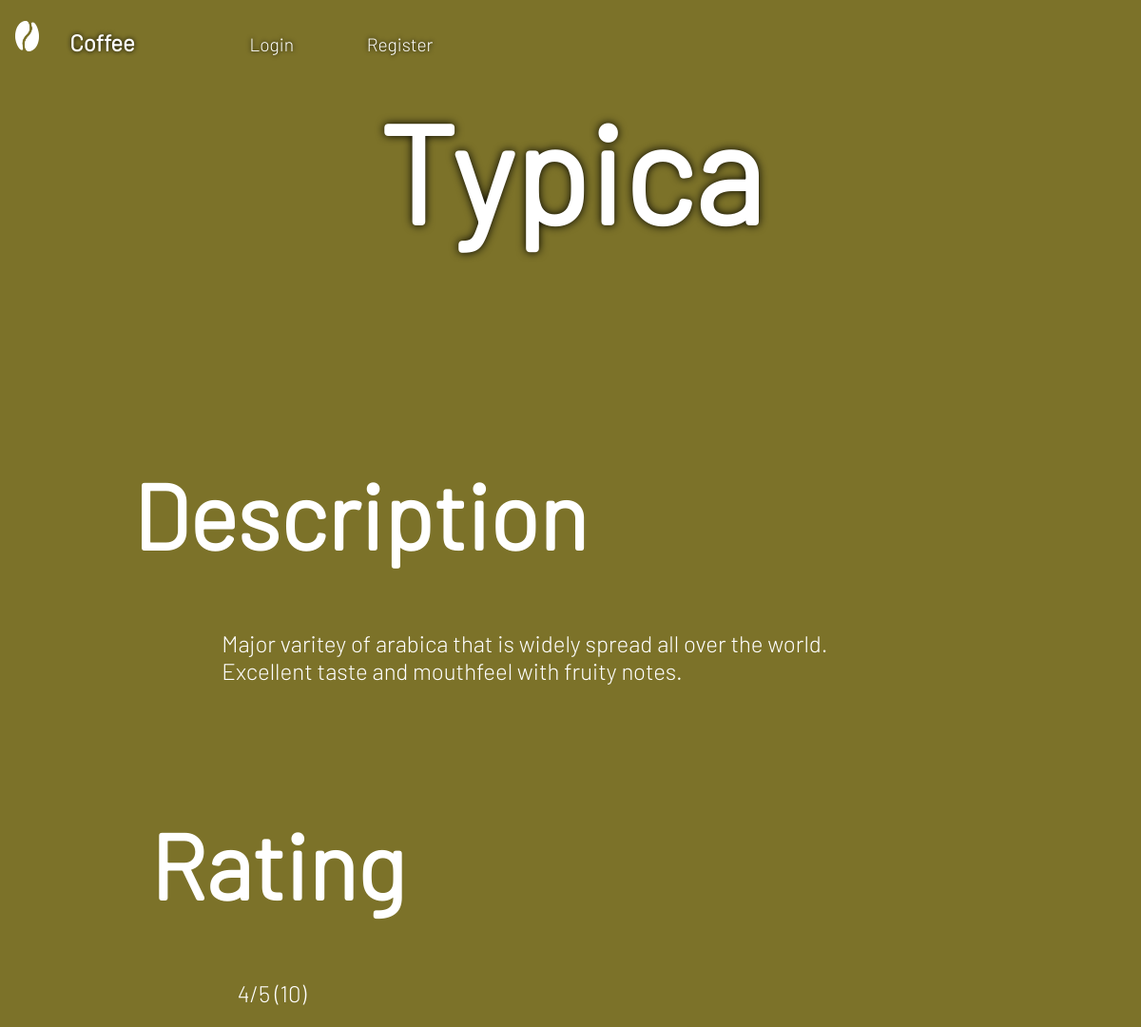
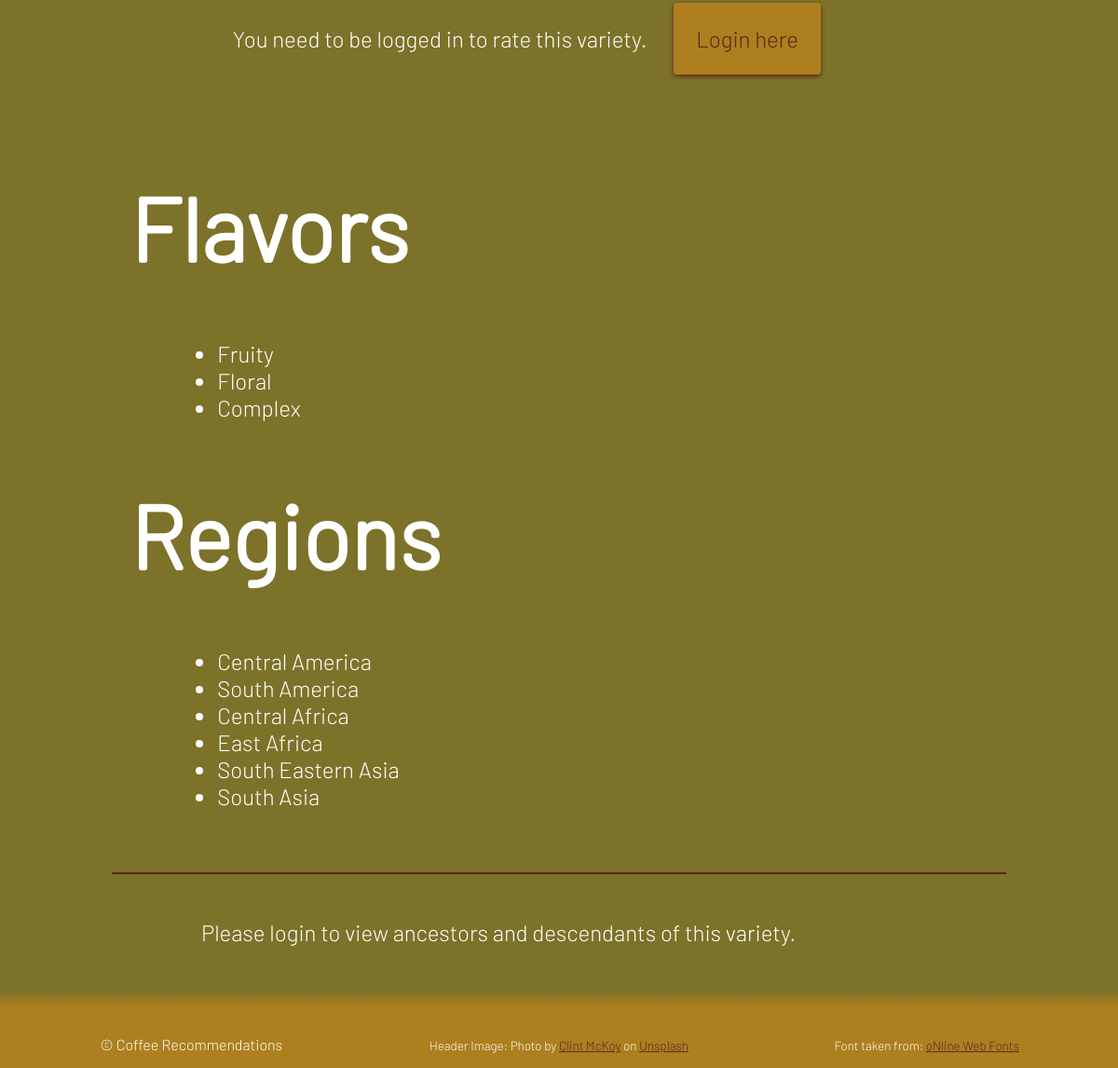
Page /variety/5 on the committed database (2 pictures, top to bottom).
### tables this page shows
CREATE TABLE varieties
(
    var_id INTEGER PRIMARY KEY AUTOINCREMENT,
    name TEXT NOT NULL,
    rating DECIMAL,
    num_of_ratings INTEGER,
    description TEXT,
    sweetness DECIMAL,
    body DECIMAL,
    flavor DECIMAL
);

CREATE TABLE flavors
(
    var_id INTEGER,
    flavor TEXT NOT NULL
);

CREATE TABLE regions
(
    var_id INTEGER,
    region TEXT NOT NULL
);

### app.py (the view, shortened to what this page needs)
@app.route("/variety/<int:var_id>", methods=["POST", "GET"])
def variety(var_id):
    form = RateVarietyForm()
    variety_obj = create_variety(get_variety_dict(var_id))
    ancestors = []
    descendants = []
    voted = False
    if request.cookies.get(str(var_id)) == g.user:
        voted=True
    response = make_response(render_template('variety.html', variety=variety_obj, form=form, ancestors=ancestors, found_ancestors=len(ancestors), descendants=descendants, found_descendants=len(descendants), voted=voted))
    return response

### actors.py (called while the page is built)
    def attributes(self):
        return vars(self)

    def get_regions(self):
        db = get_db()
        regions_dicts = db.execute("""SELECT region FROM  regions
        WHERE var_id = ?;""", (self.var_id,)).fetchall()
        close_db()
        regions = [region['region'] for region in regions_dicts]
        self.regions = regions
        return regions

    def get_flavors(self):
        db = get_db()
        flavors_dicts = db.execute("""SELECT flavor FROM flavors
        WHERE var_id = ?;""", (self.var_id,)).fetchall()
        close_db()
        flavors = [flavor['flavor'] for flavor in flavors_dicts]
        self.flavors = flavors
        return flavors

### app.py (called while the page is built)
@app.before_request
def logged_in_user():
    g.user = session.get("user_id", None)
    g.type = session.get("user_type", None)

### database.py (called while the page is built)
def get_db():
    if "db" not in g:
        g.db = sqlite3.connect(DATABASE,
        detect_types=sqlite3.PARSE_DECLTYPES)
        g.db.row_factory = sqlite3.Row
    return g.db

### sql_funcs.py (called while the page is built)
def get_variety_dict(var_id, name=None):
    db = get_db()
    if name:
        var_dict = db.execute(
            """SELECT * FROM varieties WHERE name = ?; """, (name,)).fetchone()
    else:
        var_dict = db.execute(
            """SELECT * FROM varieties WHERE var_id = ?; """, (var_id,)).fetchone()
    close_db()
    return var_dict

def create_variety(var_dict):
    variety_obj = variety_class(var_dict['var_id'], var_dict['name'], var_dict['rating'], var_dict['num_of_ratings'],
                                var_dict['description'], var_dict['sweetness'], var_dict['body'], var_dict['flavor'])
    return variety_obj

### templates/variety.html (shortened to what this page needs)
{% extends 'base_compact.html' %}
{% block main_heading %}
<h1 class="title">{{ variety.attributes()['name'] }}</h1>
{% endblock %}
{% block main_content %}
<main>
    <section>
        <h2>Description</h2>
        <p>{{ variety.description }}</p>
        {% if variety.rating %}
            <section class="rating">
                <h2>Rating</h2>
                <p>{{ variety.rating }}/5 ({{ variety.num_of_ratings }})</p>
                {% if voted == True and g.user%}
                <p>Alredy Voted</p>
                {% else %}
                    <p>You need to be logged in to rate this variety. <a href="{{ url_for('login') }}">Login here</a></p>
                {% endif %}
            </section>
        {%endif%}
        <h2>Flavors</h2>
        <ul>
            {% for flavor in variety.get_flavors() %}
            <li>{{ flavor }}</li>
            {% endfor %}
        </ul>
        {% if variety.get_regions() != [] %}
            <h2>Regions</h2>
            <ul>
                {% for region in variety.get_regions() %}
                <li>{{ region }}</li>
                {% endfor %}
            </ul>
        {% endif %}
    </section>
    {% if g.user %}
    {% if found_ancestors > 0 %}
    <h2>Ancestors</h2>
    <section class="catalog">
        {% for variety in ancestors%}
        <a href="{{url_for('variety', var_id=variety.var_id)}}">
            <section>
                <h2>{{ variety.name }}</h2>
                {% if variety.rating %}
                <p>{{ variety.rating }}/5</p>
                {% endif %}
                <p>{{ variety.description }}</p>
            </section>
        </a>
        {% endfor %}
    </section>
    {% endif %}
    {% if found_descendants > 0 %}
    <h2>Descendants</h2>
    <section class="catalog">
        {% for variety in descendants %}
        <a href="{{url_for('variety', var_id=variety.var_id)}}">
            <section>
                <h2>{{ variety.name }}</h2>
                {% if variety.rating %}
                <p>{{ variety.rating }}/5</p>
                {% endif %}
                <p>{{ variety.description }}</p>
            </section>
        </a>
        {% endfor %}
    </section>
    {%endif%}
    {% else %}
    <p>Please login to view ancestors and descendants of this variety.</p>
    {% endif %}
</main>
{% endblock %}

### static/styles.css (style rules this page uses)
*, *:before, *:after { box-sizing: border-box; }
html { --base-color: #7C7229; --background-color: #353620; --main-color: #5d2421; --secondary-color: #ad7f1f; --font-color: white; --shadow-color: black; --alpha-color: #0e050475; }
html { background-color: var(--base-color); font-family: Barlow, sans-serif; color: var(--font-color); overflow-x: hidden; hyphens: manual; }
body { margin: 0; }
.title, .message_title { font-size: 4em; margin-top: 10%; margin-bottom: 5%; grid-row: 2; justify-self: center; }
.compact .title, .compact .message_title { font-size: 4em; grid-row: 2; margin: 0; justify-self: center; justify-content: center; }
@media screen and (min-width: 380px) { .title, .compact .title, .compact .message_title { font-size: 6em; } }
@media screen and (min-width: 550px) { .title, .compact .title { font-size: 9rem; } }
main { font-size: 1.2rem; background-color: var(--base-color); margin: 0; color: var(--font-color); padding: 0 10%; }
main h2 { font-size: 4rem; margin-top: 4rem; margin-bottom: 4rem; }
main p, main ul { width: 80%; padding-left: 5%; margin: 2em; }
main a { color: var(--main-color); text-decoration: none; background-color: var(--secondary-color); border-radius: 4px; padding: 1em; box-shadow: 0 2px 5px var(--main-color); margin: 1em; }
main>section { border-bottom: var(--main-color) solid 2px; padding: 8% 0; }
main section { padding: 2% 2%; }
@media screen and (min-width: 550px) { main { font-size: 1.5rem; } }
@media screen and (min-width: 550px) { main h2 { font-size: 6rem; } }

### rows in the picture
varieties: name "Typica", description "Major varitey of arabica that is widely spread all over the world. Excellent taste and mouthfeel with fruity notes.", rating "4", num_of_ratings "10"
flavors: flavor "Fruity"
flavors: flavor "Floral"
flavors: flavor "Complex"
regions: region "Central America"
regions: region "South America"
regions: region "Central Africa"
regions: region "East Africa"
regions: region "South Eastern Asia"
regions: region "South Asia"
